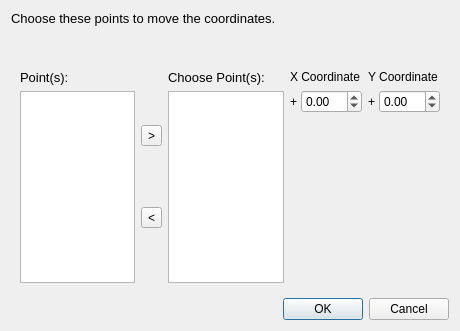
<?xml version="1.0" encoding="UTF-8"?>
<ui version="4.0">
 <class>Dialog</class>
 <widget class="QDialog" name="Dialog">
  <property name="geometry">
   <rect>
    <x>0</x>
    <y>0</y>
    <width>460</width>
    <height>331</height>
   </rect>
  </property>
  <property name="sizePolicy">
   <sizepolicy hsizetype="Preferred" vsizetype="Preferred">
    <horstretch>0</horstretch>
    <verstretch>0</verstretch>
   </sizepolicy>
  </property>
  <property name="minimumSize">
   <size>
    <width>460</width>
    <height>331</height>
   </size>
  </property>
  <property name="maximumSize">
   <size>
    <width>460</width>
    <height>331</height>
   </size>
  </property>
  <property name="windowTitle">
   <string>Path Track</string>
  </property>
  <property name="windowIcon">
   <iconset resource="../../icons.qrc">
    <normaloff>:/icons/bezier.png</normaloff>:/icons/bezier.png</iconset>
  </property>
  <property name="sizeGripEnabled">
   <bool>false</bool>
  </property>
  <property name="modal">
   <bool>true</bool>
  </property>
  <layout class="QVBoxLayout" name="verticalLayout_5">
   <item>
    <widget class="QLabel" name="label">
     <property name="text">
      <string>&lt;html&gt;&lt;head/&gt;&lt;body&gt;&lt;p&gt;&lt;span style=&quot; font-size:10pt;&quot;&gt;Choose these points to move the coordinates.&lt;/span&gt;&lt;/p&gt;&lt;/body&gt;&lt;/html&gt;</string>
     </property>
     <property name="textFormat">
      <enum>Qt::RichText</enum>
     </property>
     <property name="alignment">
      <set>Qt::AlignLeading|Qt::AlignLeft|Qt::AlignTop</set>
     </property>
     <property name="wordWrap">
      <bool>true</bool>
     </property>
    </widget>
   </item>
   <item>
    <spacer name="verticalSpacer">
     <property name="orientation">
      <enum>Qt::Vertical</enum>
     </property>
     <property name="sizeHint" stdset="0">
      <size>
       <width>20</width>
       <height>40</height>
      </size>
     </property>
    </spacer>
   </item>
   <item>
    <widget class="QWidget" name="mainPanel" native="true">
     <layout class="QHBoxLayout" name="horizontalLayout_4">
      <item>
       <layout class="QVBoxLayout" name="verticalLayout_2">
        <item>
         <widget class="QLabel" name="label_2">
          <property name="text">
           <string>&lt;html&gt;&lt;head/&gt;&lt;body&gt;&lt;p&gt;&lt;span style=&quot; font-size:10pt;&quot;&gt;Point(s):&lt;/span&gt;&lt;/p&gt;&lt;/body&gt;&lt;/html&gt;</string>
          </property>
          <property name="textFormat">
           <enum>Qt::RichText</enum>
          </property>
          <property name="alignment">
           <set>Qt::AlignLeading|Qt::AlignLeft|Qt::AlignTop</set>
          </property>
          <property name="wordWrap">
           <bool>true</bool>
          </property>
         </widget>
        </item>
        <item>
         <widget class="QListWidget" name="Point_list">
          <property name="sizePolicy">
           <sizepolicy hsizetype="Expanding" vsizetype="Fixed">
            <horstretch>0</horstretch>
            <verstretch>0</verstretch>
           </sizepolicy>
          </property>
         </widget>
        </item>
       </layout>
      </item>
      <item>
       <layout class="QVBoxLayout" name="verticalLayout">
        <item>
         <widget class="QToolButton" name="add_button">
          <property name="text">
           <string>&gt;</string>
          </property>
         </widget>
        </item>
        <item>
         <widget class="QToolButton" name="remove_botton">
          <property name="text">
           <string>&lt;</string>
          </property>
         </widget>
        </item>
       </layout>
      </item>
      <item>
       <layout class="QVBoxLayout" name="verticalLayout_3">
        <item>
         <widget class="QLabel" name="label_3">
          <property name="text">
           <string>&lt;html&gt;&lt;head/&gt;&lt;body&gt;&lt;p&gt;&lt;span style=&quot; font-size:10pt;&quot;&gt;Choose Point(s):&lt;/span&gt;&lt;/p&gt;&lt;/body&gt;&lt;/html&gt;</string>
          </property>
          <property name="textFormat">
           <enum>Qt::RichText</enum>
          </property>
          <property name="alignment">
           <set>Qt::AlignLeading|Qt::AlignLeft|Qt::AlignTop</set>
          </property>
          <property name="wordWrap">
           <bool>true</bool>
          </property>
         </widget>
        </item>
        <item>
         <widget class="QListWidget" name="Move_list">
          <property name="sizePolicy">
           <sizepolicy hsizetype="Expanding" vsizetype="Fixed">
            <horstretch>0</horstretch>
            <verstretch>0</verstretch>
           </sizepolicy>
          </property>
         </widget>
        </item>
       </layout>
      </item>
      <item>
       <layout class="QVBoxLayout" name="verticalLayout_4">
        <item>
         <layout class="QFormLayout" name="formLayout_2">
          <item row="0" column="0">
           <widget class="QLabel" name="label_4">
            <property name="text">
             <string>X Coordinate</string>
            </property>
           </widget>
          </item>
          <item row="1" column="0">
           <layout class="QHBoxLayout" name="horizontalLayout_2">
            <property name="spacing">
             <number>0</number>
            </property>
            <item>
             <widget class="QLabel" name="label_5">
              <property name="text">
               <string>+ </string>
              </property>
             </widget>
            </item>
            <item>
             <widget class="QDoubleSpinBox" name="XIncrease">
              <property name="minimum">
               <double>-99.989999999999995</double>
              </property>
             </widget>
            </item>
           </layout>
          </item>
          <item row="0" column="1">
           <widget class="QLabel" name="label_6">
            <property name="text">
             <string>Y Coordinate</string>
            </property>
           </widget>
          </item>
          <item row="1" column="1">
           <layout class="QHBoxLayout" name="horizontalLayout_3">
            <property name="spacing">
             <number>0</number>
            </property>
            <item>
             <widget class="QLabel" name="label_7">
              <property name="text">
               <string>+ </string>
              </property>
             </widget>
            </item>
            <item>
             <widget class="QDoubleSpinBox" name="YIncrease">
              <property name="minimum">
               <double>-99.989999999999995</double>
              </property>
             </widget>
            </item>
           </layout>
          </item>
         </layout>
        </item>
        <item>
         <spacer name="verticalSpacer_2">
          <property name="orientation">
           <enum>Qt::Vertical</enum>
          </property>
          <property name="sizeHint" stdset="0">
           <size>
            <width>20</width>
            <height>40</height>
           </size>
          </property>
         </spacer>
        </item>
       </layout>
      </item>
     </layout>
    </widget>
   </item>
   <item>
    <layout class="QHBoxLayout" name="horizontalLayout">
     <item>
      <spacer name="horizontalSpacer">
       <property name="orientation">
        <enum>Qt::Horizontal</enum>
       </property>
       <property name="sizeHint" stdset="0">
        <size>
         <width>40</width>
         <height>20</height>
        </size>
       </property>
      </spacer>
     </item>
     <item>
      <widget class="QDialogButtonBox" name="buttonBox">
       <property name="sizePolicy">
        <sizepolicy hsizetype="Fixed" vsizetype="Fixed">
         <horstretch>0</horstretch>
         <verstretch>0</verstretch>
        </sizepolicy>
       </property>
       <property name="standardButtons">
        <set>QDialogButtonBox::Cancel|QDialogButtonBox::Ok</set>
       </property>
      </widget>
     </item>
    </layout>
   </item>
  </layout>
 </widget>
 <resources>
  <include location="../../icons.qrc"/>
 </resources>
 <connections>
  <connection>
   <sender>buttonBox</sender>
   <signal>rejected()</signal>
   <receiver>Dialog</receiver>
   <slot>reject()</slot>
   <hints>
    <hint type="sourcelabel">
     <x>292</x>
     <y>332</y>
    </hint>
    <hint type="destinationlabel">
     <x>199</x>
     <y>181</y>
    </hint>
   </hints>
  </connection>
  <connection>
   <sender>buttonBox</sender>
   <signal>accepted()</signal>
   <receiver>Dialog</receiver>
   <slot>accept()</slot>
   <hints>
    <hint type="sourcelabel">
     <x>366</x>
     <y>307</y>
    </hint>
    <hint type="destinationlabel">
     <x>229</x>
     <y>165</y>
    </hint>
   </hints>
  </connection>
 </connections>
</ui>
